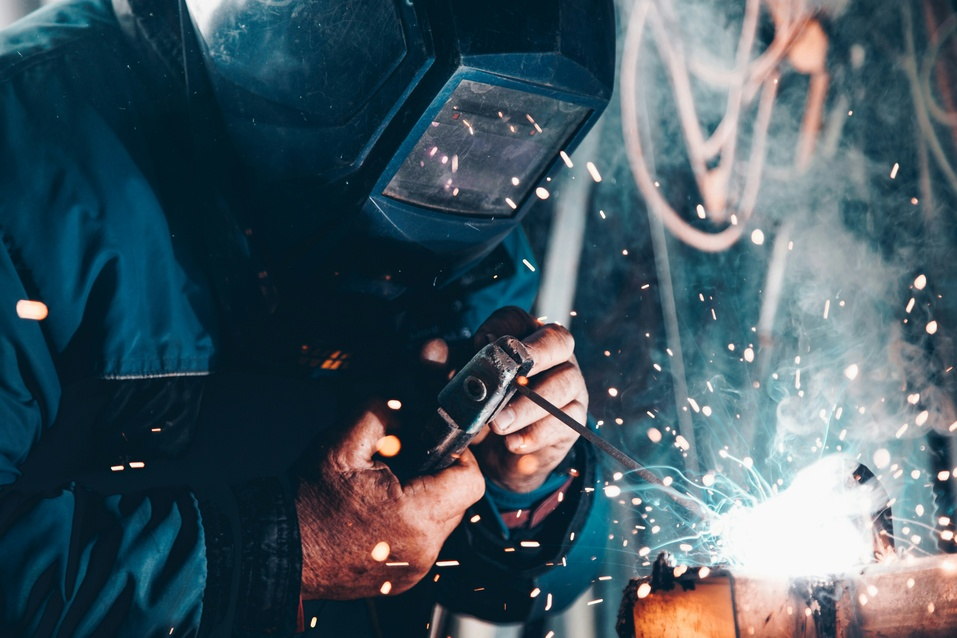
#> input picture image_analysis_and_transformation/unsplash1.jpg, 957 x 638 px, shrunk from 5760 x 3840 before the run, found by its file name
$ jupyter execute Histograms_and_K_Means_Clustering_for_Dominant_Colors.ipynb
#> lines starting #> are read from the running program, lines starting #| are printed output that depends on the picture
# **Histogram Representations**

[cell 1]
# Our Setup, Import Libaries, Create our Imshow Function and Download our Images
import cv2
import numpy as np
from matplotlib import pyplot as plt

# Define our imshow function
def imshow(title = "Image", image = None, size = 8):
    w, h = image.shape[0], image.shape[1]
    aspect_ratio = w/h
    plt.figure(figsize=(size * aspect_ratio,size))
    plt.imshow(cv2.cvtColor(image, cv2.COLOR_BGR2RGB))
    plt.title(title)
    plt.show()

[cell 2]
# get image from github
import requests

# URL of the image in your GitHub repository
image_url = "https://raw.githubusercontent.com/rohitsh02/classical_cv_projects/main/image_analysis_and_transformation/unsplash1.jpg"

# Send a GET request to the image URL
response = requests.get(image_url)

# Save the image to a file in your Colab environment
with open('unsplash1.jpg', 'wb') as f:
    f.write(response.content)

[cell 3]
image = cv2.imread('unsplash1.jpg')
#> image is the input picture: shape (638, 957, 3); mean B, G, R 96.8, 86.8, 67.1
imshow("Input", image)

# histogram = cv2.calcHist([image], [0], None, [256], [0, 256])

# We plot a histogram, ravel() flatens our image array
plt.hist(image.ravel(), 256, [0, 256])
plt.show()
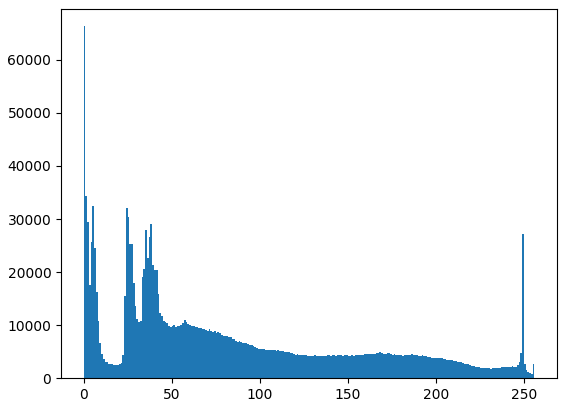
#> figure drawn by matplotlib, 1 panel; tallest bar 66340 high, from x = 0 to 1

# Viewing Separate Color Channels
color = ('b', 'g', 'r')

# We now separate the colors and plot each in the Histogram
for i, col in enumerate(color):
    histogram2 = cv2.calcHist([image], [i], None, [256], [0, 256])
    plt.plot(histogram2, color = col)
    plt.xlim([0,256])

plt.show()
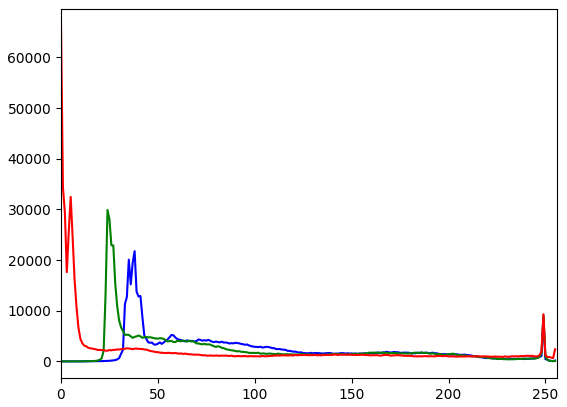
#> figure drawn by matplotlib, 1 panel; curve peaks at x = 38, y = 21766; curve peaks at x = 24, y = 29903; curve peaks at x = 0, y = 66337

``cv2.calcHist(images, channels, mask, histSize, ranges[, hist[, accumulate]])``

- **images** : it is the source image of type uint8 or float32. it should be given in square brackets, ie, "[img]".
- **channels** : it is also given in square brackets. It is the index of channel for which we calculate histogram. For example, if input is grayscale image, its value is [0]. For color image, you can pass [0], [1] or [2] to calculate histogram of blue, green or red channel respectively.
- **mask** : mask image. To find histogram of full image, it is given as "None". But if you want to find histogram of particular region of image, you have to create a mask image for that and give it as mask. (I will show an example later.)
- **histSize** : this represents our BIN count. Need to be given in square brackets. For full scale, we pass [256].
- **ranges** : this is our RANGE. Normally, it is [0,256].

[cell 4]
# get image from github
import requests

# URL of the image in your GitHub repository
image_url = "https://raw.githubusercontent.com/rohitsh02/classical_cv_projects/main/image_analysis_and_transformation/unsplash2.jpg"

# Send a GET request to the image URL
response = requests.get(image_url)

# Save the image to a file in your Colab environment
with open('unsplash2.jpg', 'wb') as f:
    f.write(response.content)

[cell 5]
image = cv2.imread('unsplash2.jpg')
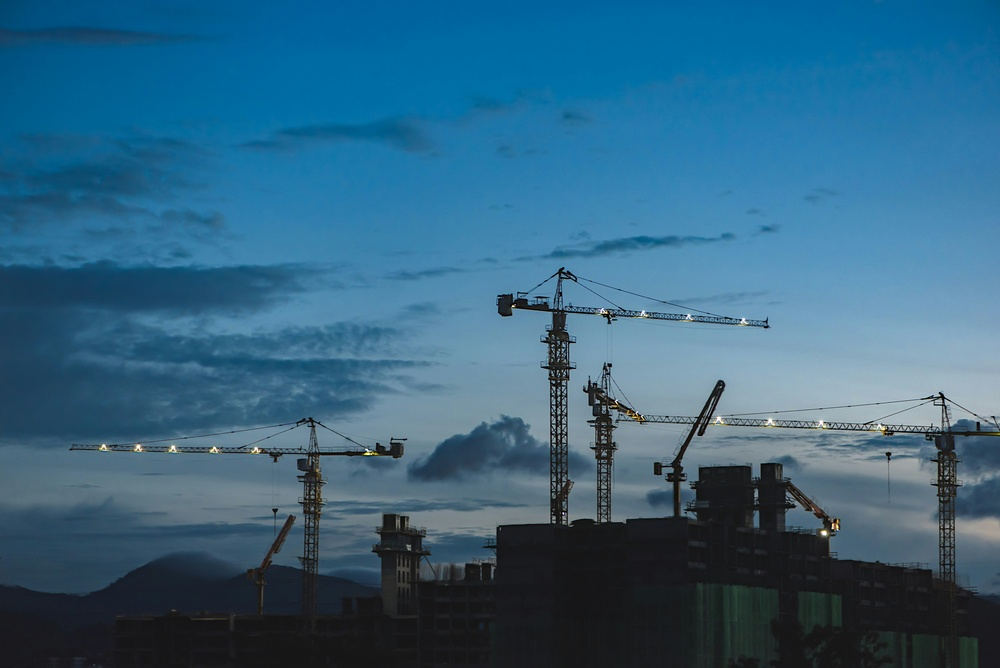
#> input picture image_analysis_and_transformation/unsplash2.jpg, 1000 x 668 px, shrunk from 6016 x 4016 before the run, found by its file name
#> image is the input picture: shape (668, 1000, 3); mean B, G, R 128.2, 99.7, 51.3
imshow("Input", image)

histogram = cv2.calcHist([image], [0], None, [256], [0, 256])
#> histogram = 256 values, max 16403 at index 163, min 0 at index 247, mean 2609.4

# We plot a histogram, ravel() flatens our image array
plt.hist(image.ravel(), 256, [0, 256]); plt.show()
#> after `plt.hist(image.ravel(), 256, [0, 256])`:
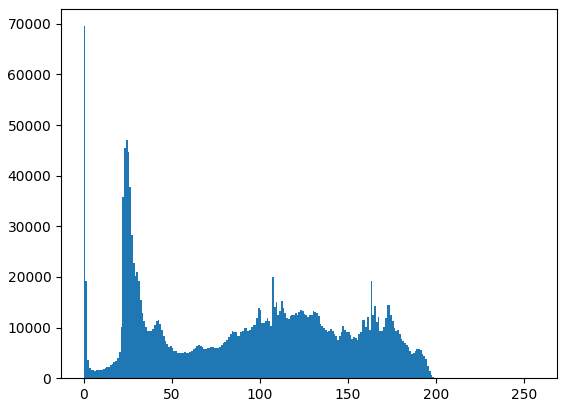
#> figure drawn by matplotlib, 1 panel; tallest bar 69518 high, from x = 0 to 1

# Viewing Separate Color Channels
color = ('b', 'g', 'r')

# We now separate the colors and plot each in the Histogram
for i, col in enumerate(color):
    histogram2 = cv2.calcHist([image], [i], None, [256], [0, 256])
    plt.plot(histogram2, color = col)
    plt.xlim([0,256])

plt.show()
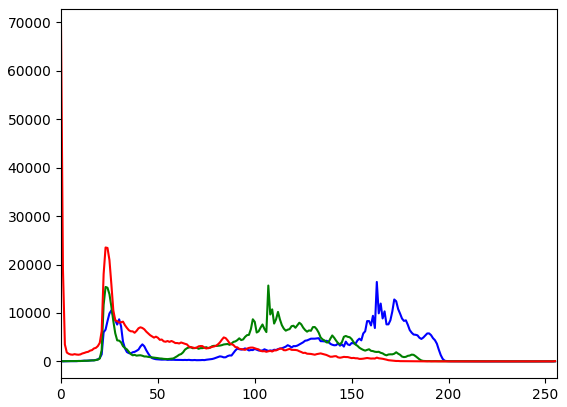
#> figure drawn by matplotlib, 1 panel; curve peaks at x = 163, y = 16403; curve peaks at x = 107, y = 15659; curve peaks at x = 0, y = 69369
#| (668, 1000, 3)
#| (668000, 3)

## **K-Means Clustering to obtain the dominant colors in an image**

[cell 6]
def centroidHistogram(clt):
    # Create a histrogram for the clusters based on the pixels in each cluster
    # Get the labels for each cluster
    numLabels = np.arange(0, len(np.unique(clt.labels_)) + 1)

    # Create our histogram
    (hist, _) = np.histogram(clt.labels_, bins = numLabels)

    # normalize the histogram, so that it sums to one
    hist = hist.astype("float")
    hist /= hist.sum()

    return hist

def plotColors(hist, centroids):
    # Create our blank barchart
    bar = np.zeros((100, 500, 3), dtype = "uint8")

    x_start = 0
    # iterate over the percentage and dominant color of each cluster
    for (percent, color) in zip(hist, centroids):
      # plot the relative percentage of each cluster
      end = x_start + (percent * 500)
      cv2.rectangle(bar, (int(x_start), 0), (int(end), 100),
        color.astype("uint8").tolist(), -1)
      x_start = end
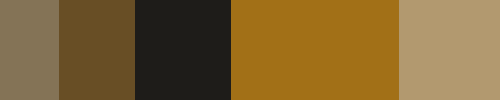
#> bar: shape (100, 500, 3); mean of channels 0, 1, 2 50.7, 99.3, 127.5; drawn as B, G, R
    return bar

[cell 7]
from sklearn.cluster import KMeans

image = cv2.imread('unsplash2.jpg')
imshow("Input", image)

# We reshape our image into a list of RGB pixels
image = cv2.cvtColor(image, cv2.COLOR_BGR2RGB)
print(image.shape)
image = image.reshape((image.shape[0] * image.shape[1], 3))
print(image.shape)

number_of_clusters = 5
clt = KMeans(number_of_clusters)
clt.fit(image)

hist = centroidHistogram(clt)
bar = plotColors(hist, clt.cluster_centers_)

# show our color bart
plt.figure()
plt.axis("off")
plt.imshow(bar)
plt.show()

[cell 8]
# get image from github
import requests

# URL of the image in your GitHub repository
image_url = "https://raw.githubusercontent.com/rohitsh02/classical_cv_projects/main/image_analysis_and_transformation/isis.jpg"

# Send a GET request to the image URL
response = requests.get(image_url)

# Save the image to a file in your Colab environment
with open('isis.jpg', 'wb') as f:
    f.write(response.content)

[cell 9]
image = cv2.imread('isis.jpg')
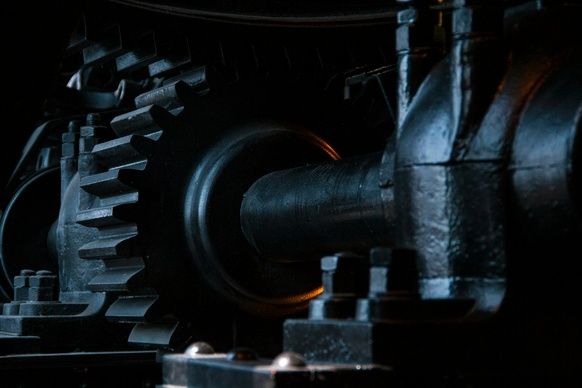
#> input picture image_analysis_and_transformation/isis.jpg, 582 x 388 px, shrunk from 3504 x 2336 before the run, found by its file name
#> image is the input picture: shape (388, 582, 3); mean B, G, R 25.4, 22, 15.7
imshow("Input", image)

# We reshape our image into a list of RGB pixels
image = cv2.cvtColor(image, cv2.COLOR_BGR2RGB)
image = image.reshape((image.shape[0] * image.shape[1], 3))

number_of_clusters = 3
clt = KMeans(number_of_clusters)
clt.fit(image)

hist = centroidHistogram(clt)
bar = plotColors(hist, clt.cluster_centers_)
#> after the loop in plotColors (call 2), `for (percent, color) in zip(hist, centroids):`:
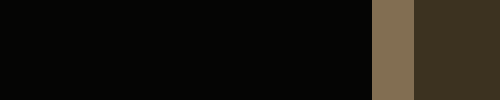
#> bar: shape (100, 500, 3); mean of channels 0, 1, 2 15.4, 21.6, 25; drawn as B, G, R

# show our color bart
plt.figure()
plt.axis("off")
plt.imshow(bar)
plt.show()
